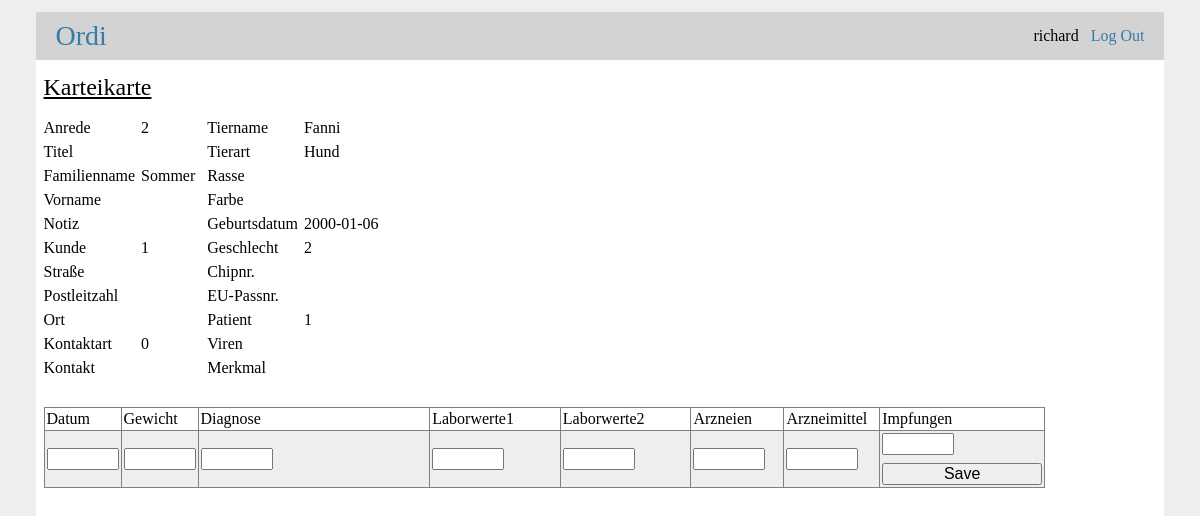
The app's page /3/karteikarte (signed in) with its own data.
### tables this page shows
CREATE TABLE user (id INTEGER PRIMARY KEY AUTOINCREMENT,         username VARCHAR(50) NOT NULL UNIQUE,         password VARCHAR(256) NOT NULL);

CREATE TABLE person (id INTEGER PRIMARY KEY AUTOINCREMENT,        anredeartcode INTEGER NOT NULL,        titel VARCHAR(40),        familienname VARCHAR(40),        vorname VARCHAR(40),        notiz VARCHAR(200),        kunde BOOLEAN NOT NULL DEFAULT true);

CREATE TABLE kontakt (id INTEGER PRIMARY KEY AUTOINCREMENT,        person_id INTEGER NOT NULL REFERENCES person(id) ON DELETE CASCADE,        kontaktartcode INTEGER NOT NULL,        kontakt VARCHAR(50),        kontakt_intern VARCHAR(50));

CREATE TABLE tier (id INTEGER PRIMARY KEY AUTOINCREMENT,        tiername VARCHAR(30),        tierart VARCHAR(30),        rasse VARCHAR(30),        farbe VARCHAR(30),        viren VARCHAR(30),        merkmal VARCHAR(50),        geburtsdatum DATE NOT NULL,        geschlechtsartcode INTEGER NOT NULL,        chip_nummer VARCHAR(30),        eu_passnummer VARCHAR(30),        patient BOOLEAN NOT NULL DEFAULT true);

### ordi/ordi.py (the view)
@bp.route('/<int:id>/karteikarte', methods=('GET',))
@login_required
def karteikarte(id):
    dbcon = get_db()
    cur = dbcon.cursor()
    cur.execute(
        'SELECT * FROM tierhaltung, person, adresse, kontakt, tier'
        ' WHERE tierhaltung.id = ? AND tierhaltung.person_id = person.id AND tierhaltung.tier_id = tier.id'
        ' AND tierhaltung.person_id = adresse.person_id AND tierhaltung.person_id = kontakt.person_id',
        (id,)
    )
    karteikarte = cur.fetchone()
    cur.execute(
        'SELECT * FROM tierhaltung, behandlung'
        ' WHERE tierhaltung.id = ? AND tierhaltung.tier_id = behandlung.tier_id ORDER BY behandlungsdatum DESC',
        (id,)
    )
    behandlungen = cur.fetchall()
    print(id, behandlungen)
    cur.close()
    return render_template('ordi/karteikarte.html', karteikarte=karteikarte, behandlungen=behandlungen)

### ordi/auth.py (called while the page is built)
@bp.before_app_request
def load_logged_in_user():
    user_id = session.get('user_id')
    if user_id is None:
        g.user = None
    else:
        g.user = get_db().execute(
            'SELECT * FROM user WHERE id = ?', (user_id,)
        ).fetchone()

def login_required(view):
    @functools.wraps(view)
    def wrapped_view(**kwargs):
        if g.user is None:
            return redirect(url_for('auth.login'))
        return view(**kwargs)
    return wrapped_view

### ordi/db.py (called while the page is built)
def get_db():
    if 'db' not in g:
        g.db = sqlite3.connect(
            current_app.config['DATABASE'],
            detect_types=sqlite3.PARSE_DECLTYPES
        )
        g.db.row_factory = sqlite3.Row
    return g.db

### ordi/templates/ordi/karteikarte.html (shortened to what this page needs)
{% extends 'base.html' %}
{% block content %}
    <h2>Karteikarte</h2>
    <div class="twocols">
        <div class="twocols">
            <div>Anrede</div>
            <div>{{ karteikarte['anredeartcode'] }}</div>
            <div>Titel</div>
            <div>Familienname</div>
            <div>{{ karteikarte['familienname'] }}</div>
            <div>Vorname</div>
            <div>Notiz</div>
            <div>Kunde</div>
            <div>{{ karteikarte['kunde'] }}</div>
            <div>Straße</div>
            <div>Postleitzahl</div>
            <div>Ort</div>
            <div>Kontaktart</div>
            <div>{{ karteikarte['kontaktartcode'] }}</div>
            <div>Kontakt</div>
        </div>
        <div class="twocols">
            <div>Tiername</div>
            <div>{{ karteikarte['tiername'] }}</div>
            <div>Tierart</div>
            <div>{{ karteikarte['tierart'] }}</div>
            <div>Rasse</div>
            <div>Farbe</div>
            <div>Geburtsdatum</div>
            <div>{{ karteikarte['geburtsdatum'] }}</div>
            <div>Geschlecht</div>
            <div>{{ karteikarte['geschlechtsartcode'] }}</div>
            <div>Chipnr.</div>
            <div>EU-Passnr.</div>
            <div>Patient</div>
            <div>{{ karteikarte['patient'] }}</div>
            <div>Viren</div>
            <div>Merkmal</div>
        </div>
    </div>
    <div class="huge-gap"></div>
    <table class="liste">
        <tr>
            <th>Datum</th>
            <th>Gewicht</th>
            <th>Diagnose</th>
            <th>Laborwerte1</th>
            <th>Laborwerte2</th>
            <th>Arzneien</th>
            <th>Arzneimittel</th>
            <th>Impfungen</th>
        </tr>
        <tr>
            <td style="width: 5%">
                <form method="post" action="{{ url_for('ordi.newbehandlung', tierhaltung_id=karteikarte['id']) }}">
                <input size="5" name="behandlungsdatum" id="behandlungsdatum" value="{{ request.form['behandlungsdatum'] }}">
            </td>
            <td style="width: 5%"><input size="5" name="gewicht_Kg" id="gewicht_Kg" value="{{ request.form['gewicht_Kg'] }}"></td>
            <td style="width: 30%"><input size="5" name="diagnose" id="diagnose" value="{{ request.form['diagnose'] }}"></td>
            <td style="width: 15%"><input size="5" name="laborwerte1" id="laborwerte1" value="{{ request.form['laborwerte1'] }}"></td>
            <td style="width: 15%"><input size="5" name="laborwerte2" id="laborwerte2" value="{{ request.form['laborwerte2'] }}"></td>
            <td style="width: 10%"><input size="5" name="arzneien" id="arzneien" value="{{ request.form['arzneien'] }}"></td>
            <td style="width: 10%"><input size="5" name="arzneimittel" id="arzneimittel" value="{{ request.form['arzneimittel'] }}"></td>
            <td style="width: 10%">
                <input size="5" name="impfungen_extern" id="impfungen_extern" value="{{ request.form['impfungen_extern'] }}">
                <div><input type="submit" value="Save">
            </td>
        </tr>
    </table>
{% endblock %}

### ordi/templates/base.html (shortened to what this page needs)
<html>
    <head>
        <link rel="stylesheet" href="{{ url_for('static', filename='style.css') }}">
    </head>
    <body>
        <header class="row-grid">
            <h1><a href="{{ url_for('ordi.index') }}">Ordi</a></h1>
            <p>
              {% if g.user %}
                <span>{{ g.user['username'] }}</span>
                <a href="{{ url_for('auth.logout') }}">Log Out</a>
              {% else %}
                <a href="{{ url_for('auth.register') }}">Register</a>
                &nbsp;
                <a href="{{ url_for('auth.login') }}">Log In</a>
              {% endif %}
            </p>
        </header>
        <div id="content-wrapper">
          <section id="content">
            {% block content %}{% endblock %}
          </section>
        </div>
    </body>
</html>

### ordi/static/style.css (style rules this page uses)
* { font-weight: normal; font-size: 16px; }
html { font-family: serif; background: #eee; padding: 12px; }
body { width: 96%; max-width: 100%; margin: 0 auto; background-color: white; }
h1, h1 a { margin:0; padding: 0; font-size: 28px; }
h2, h2 a { margin: 6px 0; padding: 0; font-size: 24px; text-decoration: underline; }
p, label, input { margin: 0; padding: 0 }
a { color: #377ba8; text-decoration: none; }
#content-wrapper { padding: 8px; }
header { background: lightgray; padding: 8px 0; }
header h1 { padding-left: 20px; }
header p { padding-right: 20px; justify-items: end; text-align: right; }
.row-grid { display: grid; }
.row-grid { margin: 0; grid-auto-flow: column; column-gap: 12px; grid-row-gap: 12px; align-items: center; vertical-align: middle; }
.twocols { display: inline-grid; grid-template-columns: auto auto; grid-template-rows: auto; grid-auto-flow: row; align-items: center; justify-items: start; }
.twocols > * { margin: 6px 6px 0 0 }
form { margin: 0px }
input[type=submit], input[type=reset] { align-self: start; min-width: 160px; margin: 8px 0 0 0 }
.liste { width: 90%; }
.liste, .liste th, .liste td { padding: 2px; border-color: grey; border-style: solid; border-width: thin; border-collapse: collapse; text-align: left; empty-cells: show; }
.liste tr:nth-child(even) { background-color: #EEEEEE; }
.liste tr:nth-child(odd) { background-color: #FFFFFF; }
.huge-gap { padding-bottom: 30px; }

### records on screen
user: user.username "richard"
person: anredeartcode "2", familienname "Sommer", kunde "1"
kontakt: kontaktartcode "0"
tier: tiername "Fanni", tierart "Hund", geburtsdatum "2000-01-06", geschlechtsartcode "2", patient "1"
